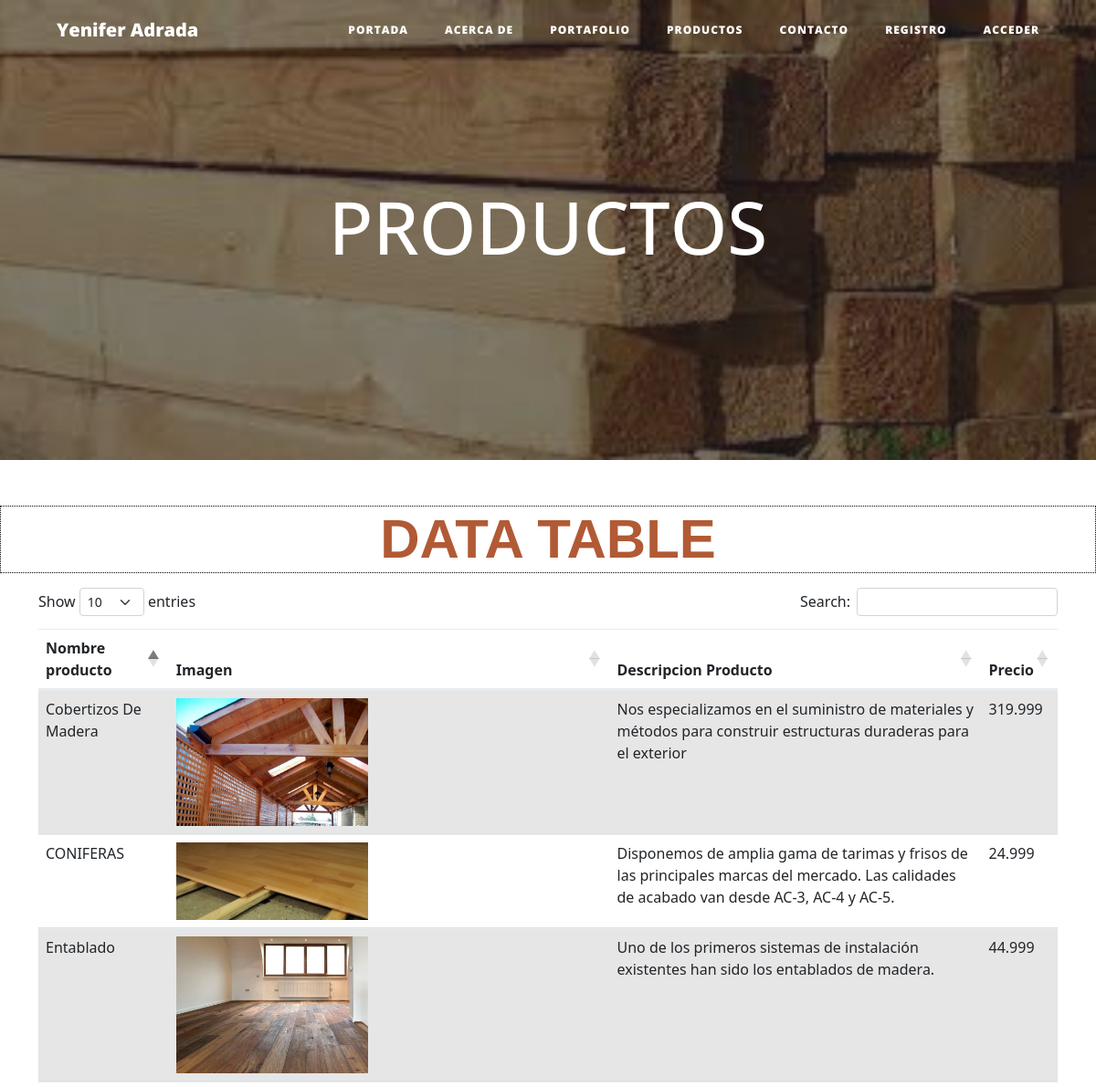
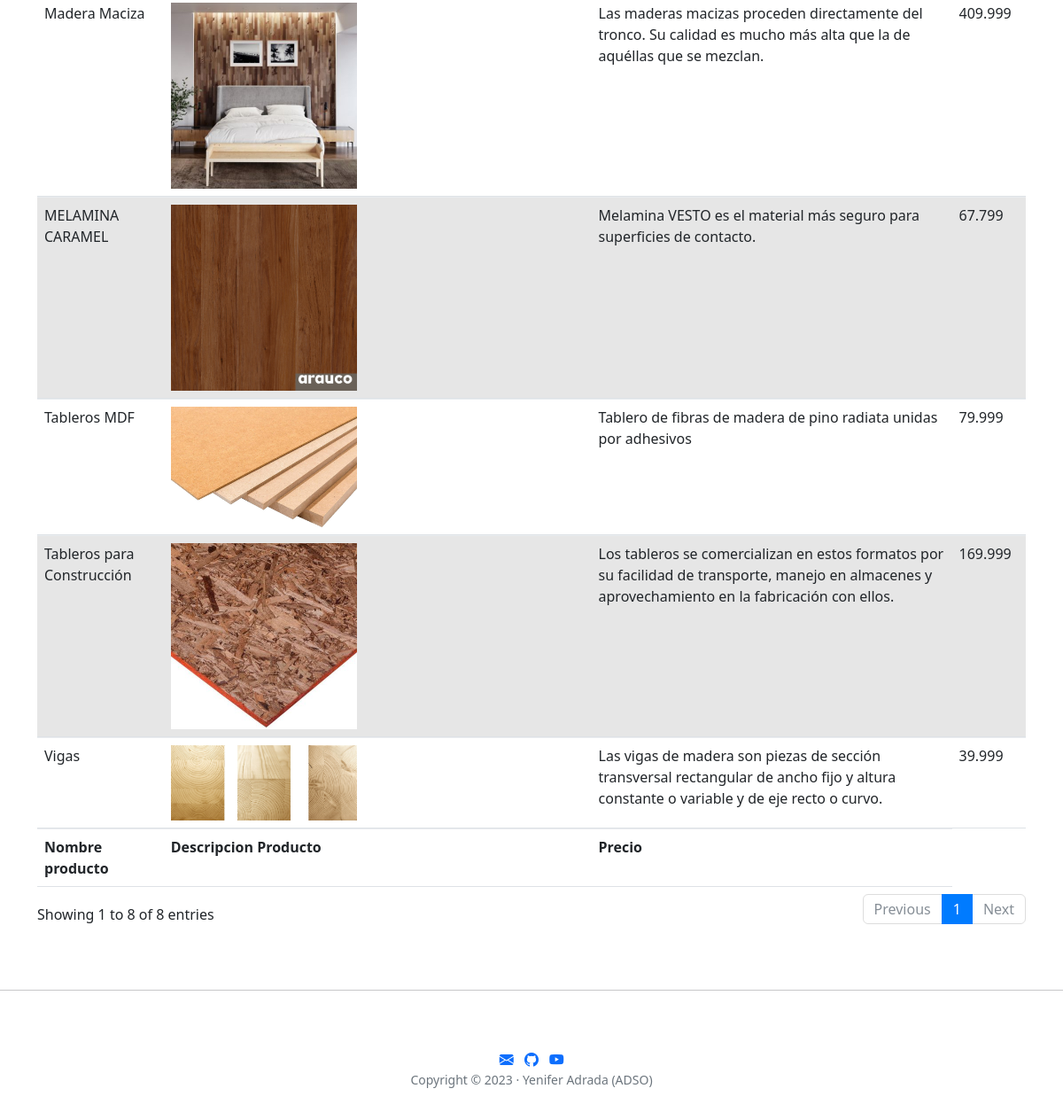
/productos/, run on the app's committed database (2 pictures, top to bottom).
### portafolio/models.py (models this page shows, shortened)
class project(models.Model):
    title=models.CharField(max_length=50,verbose_name='Titulo')
    descripcion=models.TextField(verbose_name='Descripcion')
    image=models.ImageField(verbose_name='Imagen',upload_to='projects')#upload para que las imagenes guardadas se hagan en el directorio projects
    precio=models.FloatField(verbose_name='precio', null=True)
    link=models.URLField(verbose_name="Direccion Web", null=True,blank=True)
    created=models.DateTimeField(auto_now_add=True, verbose_name='Fecha creado') #añade la hora automatica
    updated=models.DateTimeField(auto_now=True, verbose_name='Fecha Actualizado')
    class Meta:
        verbose_name = "proyecto"
        verbose_name_plural = "proyectos"
        ordering = ["-created"] #ordena del nuevo al antiguo

### core/models.py (models this page shows, shortened)
class redes(models.Model):
    title=models.CharField(max_length=50,verbose_name='Titulo')
    icon=models.CharField(max_length=50,verbose_name='Icon')
    link_redes=models.URLField(verbose_name="Direcciones Redes", null=True,blank=True)
    published = models.DateTimeField(default=now,verbose_name="Fecha de publicacion")
    author = models.ForeignKey(User, on_delete=models.CASCADE, verbose_name="Autor") # se traen los datos de los usuarios y cuando se borran
    categorias = models.ManyToManyField(category,verbose_name="Categorias")#se trae los datos de la tabla categoria
    created=models.DateTimeField(auto_now_add=True, verbose_name='Fecha creado') #añade la hora automatica
    updated=models.DateTimeField(auto_now=True, verbose_name='Fecha Actualizado')
    class Meta:
        verbose_name = "red"
        verbose_name_plural = "redes"
        ordering = ["created"] #ordena del nuevo al antiguo

### portafolio/views.py (the view)
# urls.py: path('productos/',portafolio_views.productos, name='productos'),
def productos(request):
    prod=project.objects.all()
    linkmedia = redes.objects.all()
    return render(request,"portafolio/productos.html",{'prod':prod,'linkmedia':linkmedia})

### portafolio/templates/portafolio/productos.html (shortened to what this page needs)
{% extends 'core/base.html'%}
{% load static %}
{% block background %}{% static 'core/img/producto.jpeg' %}{% endblock %}
{% block headers %}
    <h1>PRODUCTOS</h1>
{% endblock %}
{% block content%}
<h1 class="data-table"><strong>DATA TABLE</h1></strong>
         <div class="container pt-2">
    <table id="example" class="table table-striped" style="width:100%">
        <thead>
            <tr>
                <th>Nombre producto</th>
                <th>Imagen</th>
                <th>Descripcion Producto</th>
                <th>Precio</th>
            </tr>
        </thead>
        <tbody>
            <tr>
        {% for project in prod %}
                <td>{{project.title}}</td>
                <td><img src="{{project.image.url}}" alt="" style="width: 45%; height:45%;"></td>
                <td>{{project.descripcion}}</td>
                <td>{{project.precio}}</td>
            </tr>
            {% endfor %}
        </tbody>
        <tfoot>
            <tr>
                <th>Nombre producto</th>
                <th>Descripcion Producto</th>
                <th>Precio</th>
            </tr>
        </tfoot>
    </table>
</div>
{% endblock %}

### core/templates/core/base.html (shortened to what this page needs)
<!DOCTYPE html>
<html lang="es">
  <head>
    {% load static %}
    <link href="{% static 'core/vendor/bootstrap/css/bootstrap.min.css' %}" rel="stylesheet">
    <link href="{% static 'core/vendor/font-awesome/css/font-awesome.min.css' %}" rel="stylesheet" type="text/css">
    <link href="{% static 'core/css/clean-blog.min.css' %}" rel="stylesheet">
    <link href="{% static 'core/css/cards.css' %}" rel="stylesheet">
    <link rel="stylesheet" href="https://cdn.jsdelivr.net/npm/bootstrap-icons@1.10.5/font/bootstrap-icons.css">
    <link rel="stylesheet" href="https://cdnjs.cloudflare.com/ajax/libs/twitter-bootstrap/5.2.0/css/bootstrap.min.css">
    <link rel="stylesheet" href="https://cdn.datatables.net/1.13.4/css/dataTables.bootstrap5.min.css">
  </head>
  <body>
    <nav class="navbar navbar-expand-lg navbar-light fixed-top" id="mainNav">
      <div class="container">
        <a class="navbar-brand" href="{% url 'inicio' %}">Yenifer Adrada</a>
        <div class="collapse navbar-collapse" id="navbarResponsive">
          <ul class="navbar-nav ml-auto">
            <li class="nav-item">
              <a class="nav-link" href="{% url 'inicio' %}">Portada</a>
            </li>
            <li class="nav-item">
              <a class="nav-link" href="{% url 'acerca' %}">Acerca de</a>
            </li>
            <li class="nav-item">
              <a class="nav-link" href="{% url 'portafolio' %}">Portafolio</a>
            </li>
            <li class="nav-item">
              <a class="nav-link" href="{% url 'productos' %}">Productos</a>
            </li>
            <li class="nav-item">
              <a class="nav-link" href="{% url 'contacto' %}">Contacto</a>
            </li>{% if not request.user.is_authenticated %}
            <li class="nav-item">
              <a class="nav-link" href="{% url 'signup' %}">Registro</a>
            </li>
            {% endif %}
            {% if not request.user.is_authenticated %}
            <li class="nav-item">
              <a href="{% url 'login' %}" class="nav-link">Acceder</a>
            </li>
          {% else %}
            <li class="nav-item">
              <a href="{% url 'logout' %}" class="nav-link">Salir</a>
          </li>
          {% endif %}
          </ul>
        </div>
      </div>
    </nav>
    <header class="masthead" style="background-image: url('{% block background %}{% endblock %}')">
      <div class="overlay"></div>
      <div class="container">
        <div class="row">
          <div class="col-lg-8 col-md-10 mx-auto">
            <div class="site-heading">
              {% block headers %} {% endblock %}
            </div>
          </div>
        </div>
      </div>
</header>
<section>
    {% block content%}
    {% endblock %}
  </section>
    {% if request.path != "/" %}
    <hr>
    {% endif %}
    <footer>
      <div class="container">
        <div class="row">
          <div class="col-lg-8 col-md-10 mx-auto">
            <ul class="list-inline text-center">
        {% for redes in linkmedia %}
              <li class="list-inline-item">
                <a target="_blank" href="{{redes.link_redes}}">
                    {{redes.icon| safe}}
                </a>
              </li>
        {% endfor %}
            </ul>
            <p class="copyright text-muted">Copyright &copy; 2023 · Yenifer Adrada (ADSO) </p>
          </div>
        </div>
      </div>
    </footer>
  </body>
</html>

### core/static/core/css/cards.css (style rules this page uses)
section { width: 100%; height: auto; }
.data-table { text-align: center; color: rgb(177, 90, 53); font-family:'Lucida Sans', 'Lucida Sans Regular', 'Lucida Grande', 'Lucida Sans Unicode', Geneva, Verdana, sans-serif; font-size: 60px; border: black 1px dotted; }
:root { --bg_color_main: #f0f2f5; --white_1: #fcfcfc; --white_2: #fff; --white_3: #e7f3ff; --blue_1: #d85e0dd1; --blue_2: #f9820a; --gray_border_1: #dddfe2; --gray_border_2: #ccd0d5; --gray_placeholder: #90949c; --black_text_1: #1d2129; --black_text_2: #e87f1d; --black_box_shadow: rgba(0, 0, 0, 0.1); --red: #ff0000; }

### data on the page
project: title "Tableros para Construcción", image (picture), descripcion "Los tableros se comercializan en estos formatos por su facilidad de transporte, manejo en almacenes y aprovechamiento en la fabricación con ellos.", precio "169.999"
project: title "CONIFERAS", image (picture), descripcion "Disponemos de amplia gama de tarimas y frisos de las principales marcas del mercado. Las calidades de acabado van desde AC-3, AC-4 y AC-5.", precio "24.999"
project: title "Vigas", image (picture), descripcion "Las vigas de madera son piezas de sección transversal rectangular de ancho fijo y altura constante o variable y de eje recto o curvo.", precio "39.999"
project: title "Tableros MDF", image (picture), descripcion "Tablero de fibras de madera de pino radiata unidas por adhesivos", precio "79.999"
project: title "MELAMINA CARAMEL", image (picture), descripcion "Melamina VESTO es el material más seguro para superficies de contacto.", precio "67.799"
project: title "Madera Maciza", image (picture), descripcion "Las maderas macizas proceden directamente del tronco. Su calidad es mucho más alta que la de aquéllas que se mezclan.", precio "409.999"
project: title "Cobertizos De Madera", image (picture), descripcion "Nos especializamos en el suministro de materiales y métodos para construir estructuras duraderas para el exterior", precio "319.999"
project: title "Entablado", image (picture), descripcion "Uno de los primeros sistemas de instalación existentes han sido los entablados de madera.", precio "44.999"
